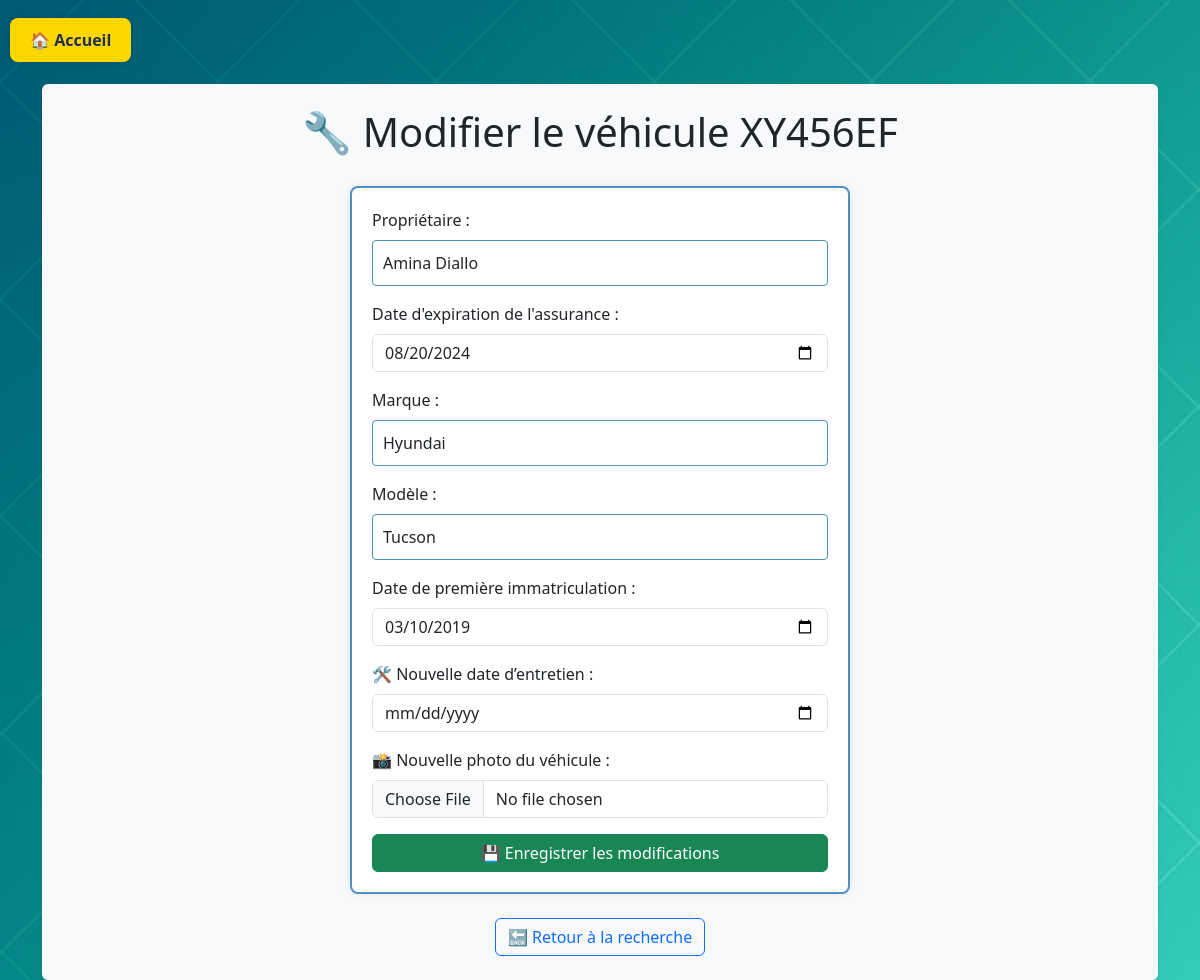
The app's page /vehicle/modify/XY456EF with its own data.
### tables this page shows
CREATE TABLE vehicles (
    plate TEXT PRIMARY KEY,
    owner TEXT,
    insurance_expiry TEXT,
    history TEXT,
    brand TEXT,
    model TEXT,
    first_registration TEXT
, photo TEXT, last_maintenance TEXT);

### app.py (the view, shortened to what this page needs)
@app.route('/vehicle/modify/<plate>', methods=['GET', 'POST'])
def vehicle_detail_modify(plate):
    conn = sqlite3.connect('database.db')
    cursor = conn.cursor()
    cursor.execute("SELECT * FROM vehicles WHERE plate = ?", (plate,))
    row = cursor.fetchone()
    conn.close()
    if row:
        vehicle = {
            'plate': row[0],
            'owner': row[1],
            'insurance_expiry': row[2],
            'history': row[3],
            'brand': row[4],
            'model': row[5],
            'first_registration': row[6],
            'maintenance_date': row[7],
            'photo': row[8]
        }
        return render_template('vehicle_detail_modify.html', vehicle=vehicle)
    else:
        return "Véhicule introuvable", 404

### templates/vehicle_detail_modify.html (shortened to what this page needs)
{% extends 'base.html' %}
{% block content %}
  <div class="container bg-light p-4 rounded shadow-sm">
    <h1 class="text-center mb-4">🔧 Modifier le véhicule {{ vehicle.plate }}</h1>
    <form method="post" enctype="multipart/form-data" class="mb-4">
      <div class="mb-3">
        <label for="owner" class="form-label">Propriétaire :</label>
        <input type="text" id="owner" name="owner" value="{{ vehicle.owner }}" class="form-control" required>
      </div>
      <div class="mb-3">
        <label for="insurance_expiry" class="form-label">Date d'expiration de l'assurance :</label>
        <input type="date" id="insurance_expiry" name="insurance_expiry" value="{{ vehicle.insurance_expiry }}" class="form-control" required>
      </div>
      <div class="mb-3">
        <label for="brand" class="form-label">Marque :</label>
        <input type="text" id="brand" name="brand" value="{{ vehicle.brand }}" class="form-control">
      </div>
      <div class="mb-3">
        <label for="model" class="form-label">Modèle :</label>
        <input type="text" id="model" name="model" value="{{ vehicle.model }}" class="form-control">
      </div>
      <div class="mb-3">
        <label for="first_registration" class="form-label">Date de première immatriculation :</label>
        <input type="date" id="first_registration" name="first_registration" value="{{ vehicle.first_registration }}" class="form-control">
      </div>
      <div class="mb-3">
        <label for="maintenance_date" class="form-label">🛠️ Nouvelle date d’entretien :</label>
        <input type="date" id="maintenance_date" name="maintenance_date" value="{{ vehicle.maintenance_date }}" class="form-control">
      </div>
      <div class="mb-3">
        <label for="photo" class="form-label">📸 Nouvelle photo du véhicule :</label>
        <input type="file" id="photo" name="photo" class="form-control">
      </div>
      <button type="submit" class="btn btn-success w-100">💾 Enregistrer les modifications</button>
    </form>
    <div class="back-link text-center mt-4">
      <a href="/search" class="btn btn-outline-primary">🔙 Retour à la recherche</a>
    </div>
  </div>
{% endblock %}

### static/style.css (style rules this page uses)
:root { --primary-dark: #1F2F56; --primary-light: #4F8FC0; --background-light: #F5F7FA; --accent-green: #A5E6BA; --text-light: #FFFFFF; --highlight-yellow: #FFD700; }
body { font-family: 'Segoe UI', sans-serif; background-color: var(--background-light); margin: 0; padding: 0; color: var(--primary-dark); }
h1 { margin: 0; font-size: 2em; color: var(--primary-dark); }
form { background-color: var(--text-light); padding: 20px; margin: 30px auto; max-width: 500px; border-radius: 8px; box-shadow: 0 0 10px rgba(31, 47, 86, 0.1); border: 2px solid var(--primary-light); }
input[type="text"], input[type="password"] { width: 100%; padding: 10px; margin-bottom: 15px; border: 1px solid var(--primary-light); border-radius: 4px; }
button { background-color: var(--primary-light); color: var(--text-light); border: none; padding: 10px 20px; font-weight: bold; border-radius: 4px; cursor: pointer; transition: background-color 0.3s ease; }
a { color: var(--primary-light); text-decoration: none; }
body { background-image: url('/static/fond1.png'); background-size: cover; background-repeat: no-repeat; background-attachment: fixed; }

### records on screen
vehicles: plate "XY456EF", owner "Amina Diallo", insurance_expiry "08/20/2024", brand "Hyundai", model "Tucson", first_registration "03/10/2019"
